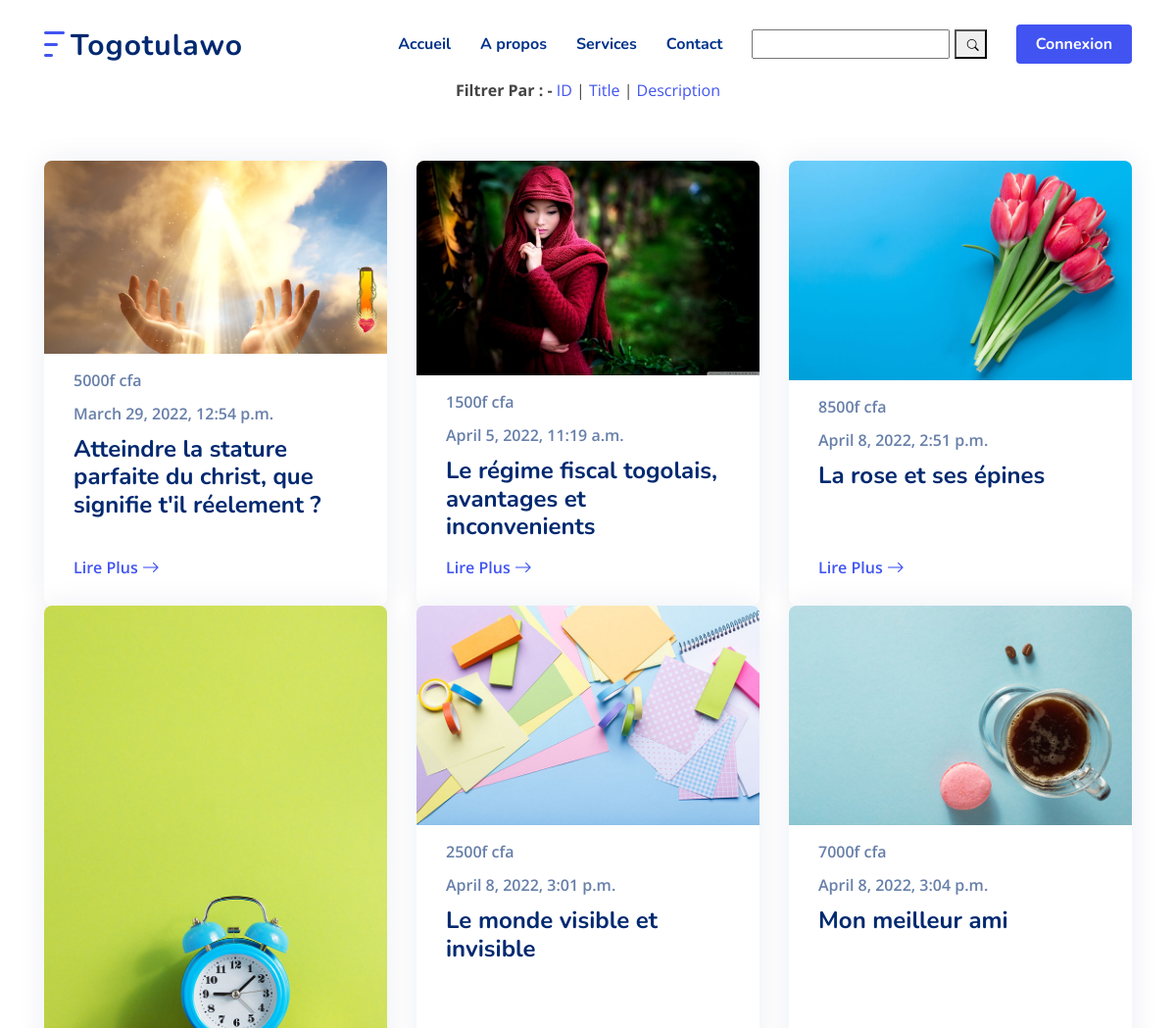
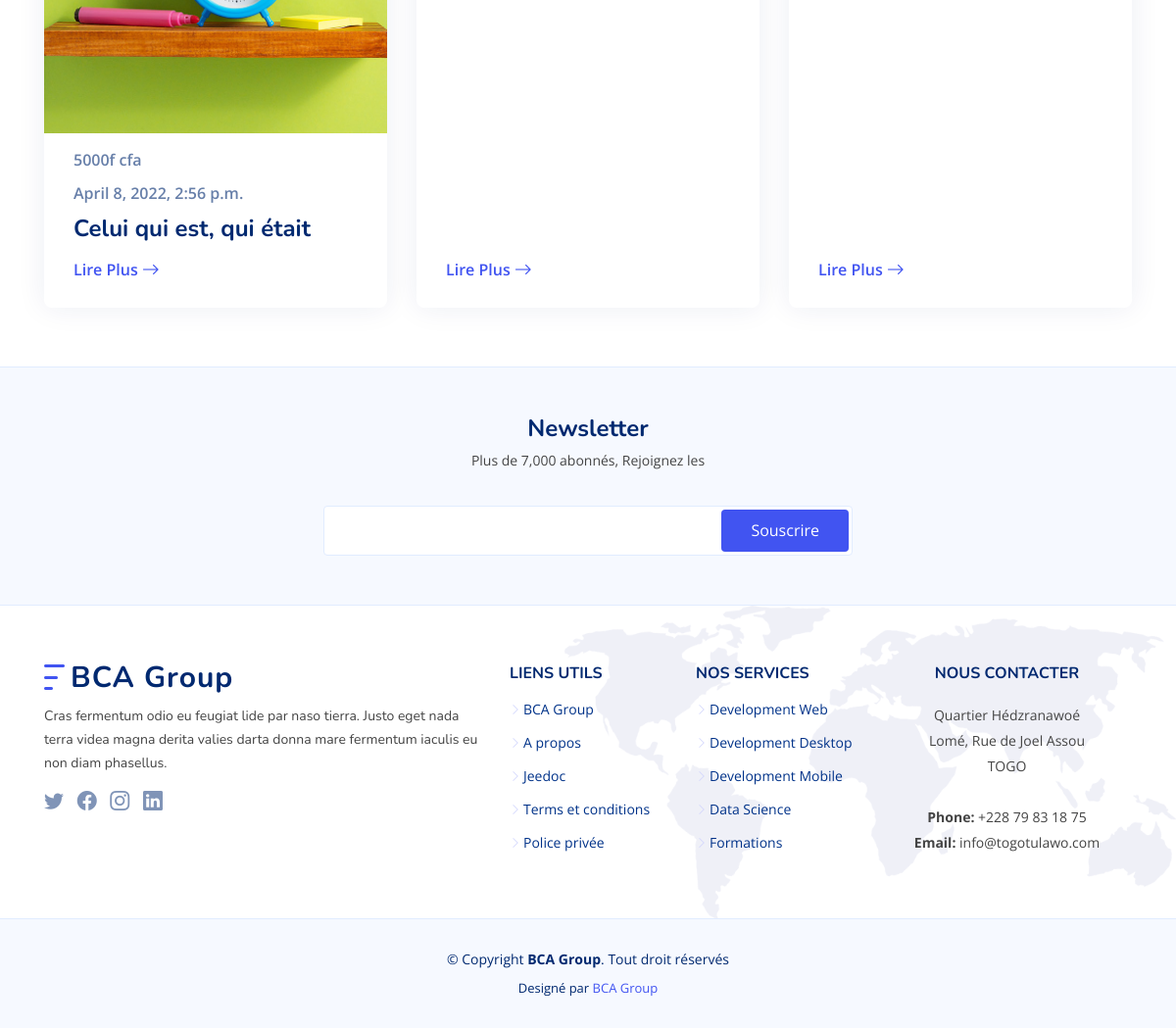
Screenshot of /categorie/ with the database file from the repository (2 pictures, top to bottom).
### main/models/article.py (models this page shows, shortened)
class Article(models.Model):
    option =(
        ('Thèse', 'Thèse'),
        ('Mémoire', 'Mémoire'),
        ('Rapport de stage', 'Rapport de stage'),
        ('Document de synthèse', 'Document de synthèse'),
        ('Article', 'Article'),
        ('Livre', 'Livre'),
    )
    class Meta:
        ordering = ["-publish_date"]
        get_latest_by = "publish_date"
    title = models.CharField(max_length=300, unique=True)
    subtitle = models.CharField(max_length=255, blank=True)
    slug = models.SlugField(max_length=300, unique=True)
    contenu = FroalaField()
    couverture = models.ImageField(upload_to='files/couverture')
    auteur = models.ForeignKey(Auteur, null=True , on_delete=models.CASCADE)
    domaine = models.CharField(max_length=50)
    type = models.CharField(max_length=100, choices=option, null=True)
    resource = models.FileField(upload_to="files/resource")
    discount = models.IntegerField(null=False, default=0)
    price = models.IntegerField(null=False)
    is_draft = models.BooleanField(default=True)
    active = models.BooleanField(default=False)
    date_created = models.DateTimeField(auto_now_add=True)
    date_modified = models.DateTimeField(auto_now=True)
    publish_date = models.DateTimeField(auto_now_add=True)

### main/views/articles.py (the view)
# urls.py: path('categorie/', ArticleList.as_view() , name = 'category'),
class ArticleList(ListView):
    model = Article
    template_name = 'article_list.html'
    paginate_by = 12
    def get_queryset(self):
        filter_val=self.request.GET.get("filter","")
        order_by=self.request.GET.get("orderby","id")
        if filter_val!="":
            article=Article.objects.filter(Q(title__contains=filter_val) | Q(contenu__contains=filter_val)).order_by(order_by)
        else:
            article=Article.objects.all().order_by(order_by)
        return article
    def get_context_data(self,**kwargs):
        context=super(ArticleList,self).get_context_data(**kwargs)
        context["filter"]=self.request.GET.get("filter","")
        context["orderby"]=self.request.GET.get("orderby","id")
        context["all_table_fields"]=Article._meta.get_fields()
        return context

### main/templatetags/article_custom_tags.py (called while the page is built)
@register.filter
def cfa(price):
    return f'{price}f cfa'

### main/templates/article_list.html
{% extends 'main_base.html' %}
{% load article_custom_tags %}
{% block content %}
<section id="recent-blog-posts" class="recent-blog-posts">
    <div class="container" data-aos="fade-up">
      <header class="section-header">
        <div class="card-body">
            <b>Filtrer Par : - </b>
            <a href="{% url 'category' %}?filter={{ filter }}&orderby=id">ID</a>  |
            <a href="{% url 'category' %}?filter={{ filter }}&orderby=title">Title</a> |
            <a href="{% url 'category' %}?filter={{ filter }}&orderby=contenu">Description</a>
        </div>
      </header>
      <div class="row">
        {% for article in object_list %}
        <div class="col-lg-4">
          <div class="post-box">
            <div class="post-img"><img src="{{article.couverture.url}}" class="img-fluid" alt=""></div>
            <span class="post-date">{{article.price|cfa}}</span>
            <span class="post-date">{{article.publish_date}}</span>
            <h3 class="post-title">{{article.title}}</h3>
            <a href="/article/{{article.slug}}" class="readmore stretched-link mt-auto"><span>Lire Plus</span><i class="bi bi-arrow-right"></i></a>
          </div>
        </div>
        {% endfor %}
      </div>
    </div>
  </section>
{% endblock %}

### static/main/assets/css/style.css (style rules this page uses)
:root { scroll-behavior: smooth; }
body { font-family: "Open Sans", sans-serif; color: #444444; }
a { color: #4154f1; text-decoration: none; }
h1, h2, h3, h4, h5, h6 { font-family: "Nunito", sans-serif; }
section { padding: 60px 0; overflow: hidden; }
.section-header { text-align: center; padding-bottom: 40px; }
.recent-blog-posts .post-box { box-shadow: 0px 0 30px rgba(1, 41, 112, 0.08); transition: 0.3s; height: 100%; overflow: hidden; padding: 30px; border-radius: 8px; position: relative; display: flex; flex-direction: column; }
.recent-blog-posts .post-box .post-img { overflow: hidden; margin: -30px -30px 15px -30px; position: relative; }
.recent-blog-posts .post-box .post-img img { transition: 0.5s; }
.recent-blog-posts .post-box .post-date { font-size: 16px; font-weight: 600; color: rgba(1, 41, 112, 0.6); display: block; margin-bottom: 10px; }
.recent-blog-posts .post-box .post-title { font-size: 24px; color: #012970; font-weight: 700; margin-bottom: 18px; position: relative; transition: 0.3s; }
.recent-blog-posts .post-box .readmore { display: flex; align-items: center; font-weight: 600; line-height: 1; transition: 0.3s; }
.recent-blog-posts .post-box .readmore i { line-height: 0; margin-left: 4px; font-size: 18px; }

### rows the page displays
Article: couverture (picture), price|cfa "5000f cfa", publish_date "March 29, 2022, 12:54 p.m.", title "Atteindre la stature parfaite du christ, que signifie t'il réelement ?"
Article: couverture (picture), price|cfa "1500f cfa", publish_date "April 5, 2022, 11:19 a.m.", title "Le régime fiscal togolais, avantages et inconvenients"
Article: couverture (picture), price|cfa "8500f cfa", publish_date "April 8, 2022, 2:51 p.m.", title "La rose et ses épines"
Article: couverture (picture), price|cfa "5000f cfa", publish_date "April 8, 2022, 2:56 p.m.", title "Celui qui est, qui était"
Article: couverture (picture), price|cfa "2500f cfa", publish_date "April 8, 2022, 3:01 p.m.", title "Le monde visible et invisible"
Article: couverture (picture), price|cfa "7000f cfa", publish_date "April 8, 2022, 3:04 p.m.", title "Mon meilleur ami"
